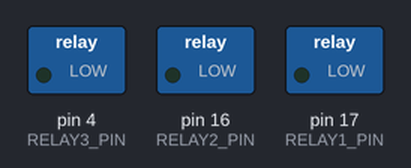
Bench run of a program on a simulated Arduino Uno, built with avr-gcc and run on an emulated ATmega328P. On the bench: switched loads named in the program (green lamp = pin HIGH). What the program prints to the serial monitor is not drawn.

Above: at 3.5 s.
At 8.5 s:
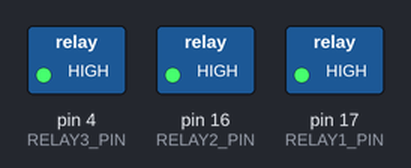
Timing chart, 0 to 14.0 s (numbered marks = the images above):
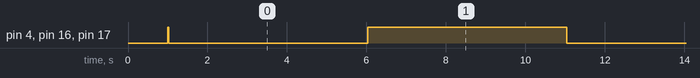

Measured:
- by itself, pin 4 (RELAY3_PIN), pin 16 (RELAY2_PIN), pin 17 (RELAY1_PIN): alternates HIGH for 5.0 s and LOW for 5.0 s

The program:

main.cpp
```cpp
#include <Arduino.h>

// กำหนด GPIO Pins สำหรับ Relay
#define RELAY1_PIN 17
#define RELAY2_PIN 16
#define RELAY3_PIN 4

// กำหนด Timing Constants (มิลลิวินาที)
#define RELAY_ON_TIME 5000    // 5 วินาที
#define RELAY_OFF_TIME 5000   // 5 วินาที

// ฟังก์ชันควบคุม Relay (Active Low)
void turnOnRelay(int relayPin) {
  digitalWrite(relayPin, LOW);  // LOW = ON (Active Low)
}

void turnOffRelay(int relayPin) {
  digitalWrite(relayPin, HIGH);  // HIGH = OFF (Active Low)
}

void setup() {
  // เริ่มต้น Serial สำหรับการแสดงผล
  Serial.begin(115200);
  delay(1000);

  // ตั้งค่า Relay Pins เป็น OUTPUT
  pinMode(RELAY1_PIN, OUTPUT);
  pinMode(RELAY2_PIN, OUTPUT);
  pinMode(RELAY3_PIN, OUTPUT);

  // ตั้งค่าเริ่มต้น ปิด Relay ทั้งหมด (Active Low = HIGH = OFF)
  turnOffRelay(RELAY1_PIN);
  turnOffRelay(RELAY2_PIN);
  turnOffRelay(RELAY3_PIN);

  Serial.println("========================================");
  Serial.println("     Relay Control System Started");
  Serial.println("========================================");
  Serial.println("Relay1 (GPIO17) - Active Low");
  Serial.println("Relay2 (GPIO16) - Active Low");
  Serial.println("Relay3 (GPIO4)  - Active Low");
  Serial.println("ON Time:  5 seconds");
  Serial.println("OFF Time: 5 seconds");
  Serial.println("========================================");
}

void loop() {
  // ========== เปิด Relay ทั้ง 3 ตัว ==========
  Serial.println("\n[ACTION] Turning ON all Relays...");
  turnOnRelay(RELAY1_PIN);
  turnOnRelay(RELAY2_PIN);
  turnOnRelay(RELAY3_PIN);

  Serial.println("  ✓ Relay1 (GPIO17) - ON");
  Serial.println("  ✓ Relay2 (GPIO16) - ON");
  Serial.println("  ✓ Relay3 (GPIO4)  - ON");
  Serial.println("Waiting for 5 seconds...");

  // รอ 5 วินาที
  delay(RELAY_ON_TIME);

  // ========== ปิด Relay ทั้ง 3 ตัว ==========
  Serial.println("\n[ACTION] Turning OFF all Relays...");
  turnOffRelay(RELAY1_PIN);
  turnOffRelay(RELAY2_PIN);
  turnOffRelay(RELAY3_PIN);

  Serial.println("  ✓ Relay1 (GPIO17) - OFF");
  Serial.println("  ✓ Relay2 (GPIO16) - OFF");
  Serial.println("  ✓ Relay3 (GPIO4)  - OFF");
  Serial.println("Waiting for 5 seconds...");

  // รอ 5 วินาที
  delay(RELAY_OFF_TIME);
}
```
